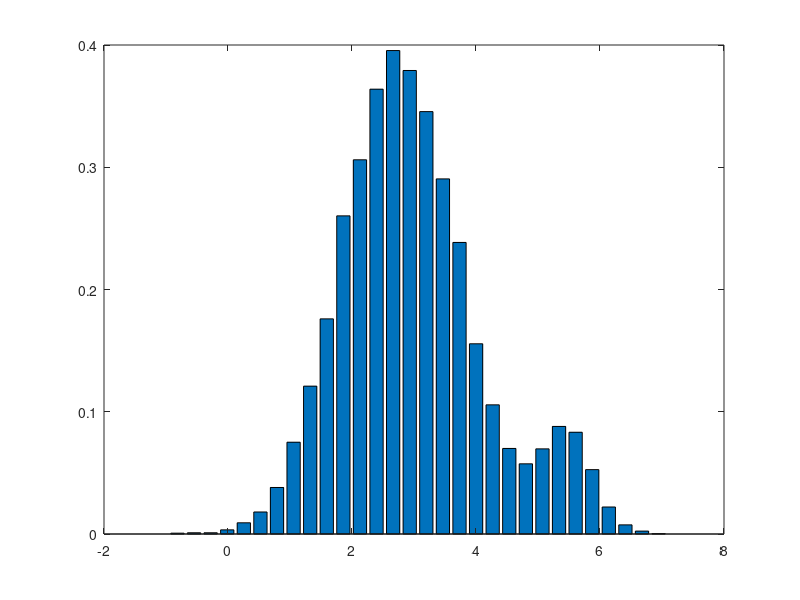

This figure's MATLAB source: (Note: this script raises an error after producing the figure.)
% kernel_pdf_script
% HPM 9/2/24
% demonstrate use of kernel_pdf.m function
mu=2.75;
sig=0.9;
D=mu+sig*randn(10000,1);
D2=(mu+3*sig)+(sig/2)*randn(1000,1);
D=[D;D2]; 
[nc,xbins]=hist(D,30);
rdh=nc/sum(nc*(xbins(2)-xbins(1)));
figure(1);clf
bar(xbins,rdh)
% now use kernel pdf and plot on top
xm=linspace(mu-5*sig,mu+5*sig,100);
h=0.5;
kde=kernel_pdf(D,xm,h);
hold on; plot(xm,kde,'r','linewidth',2)